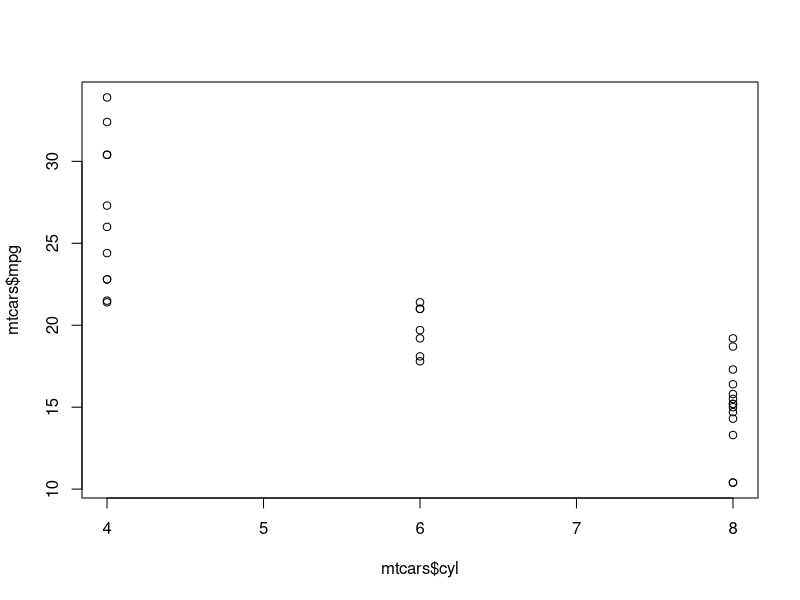
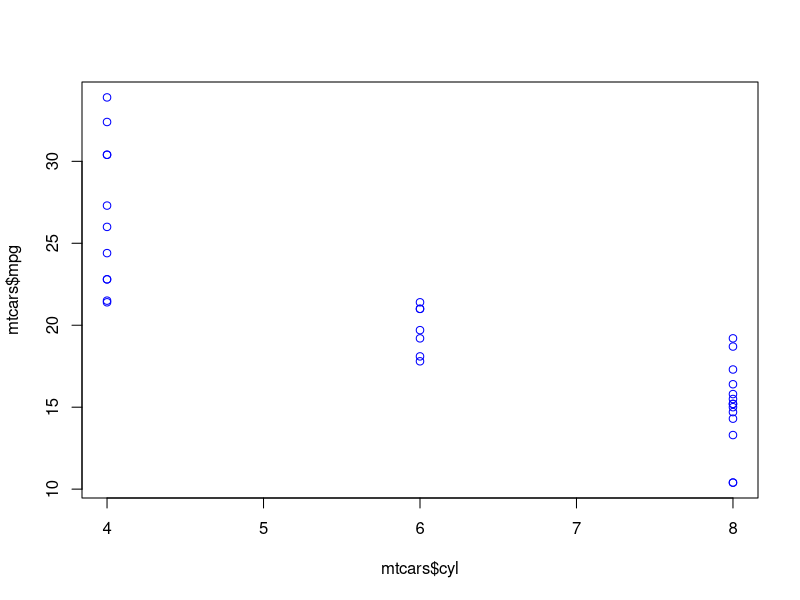
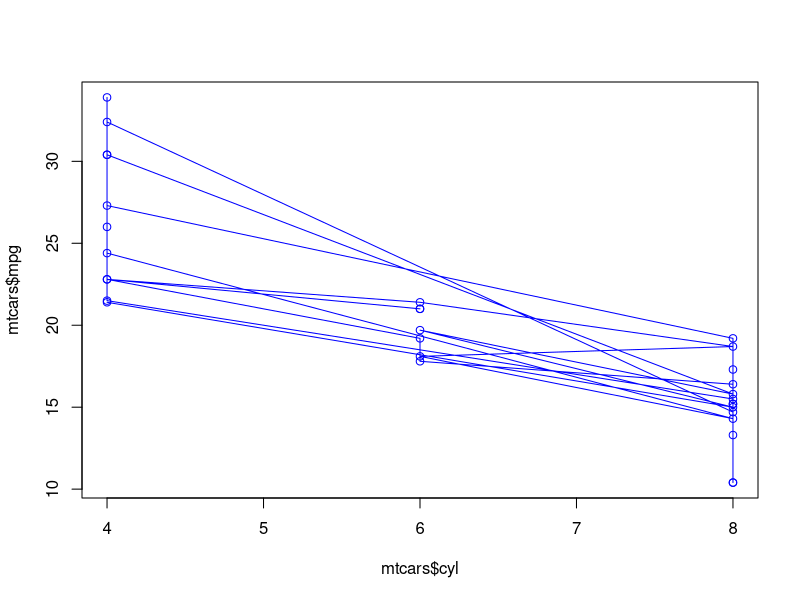
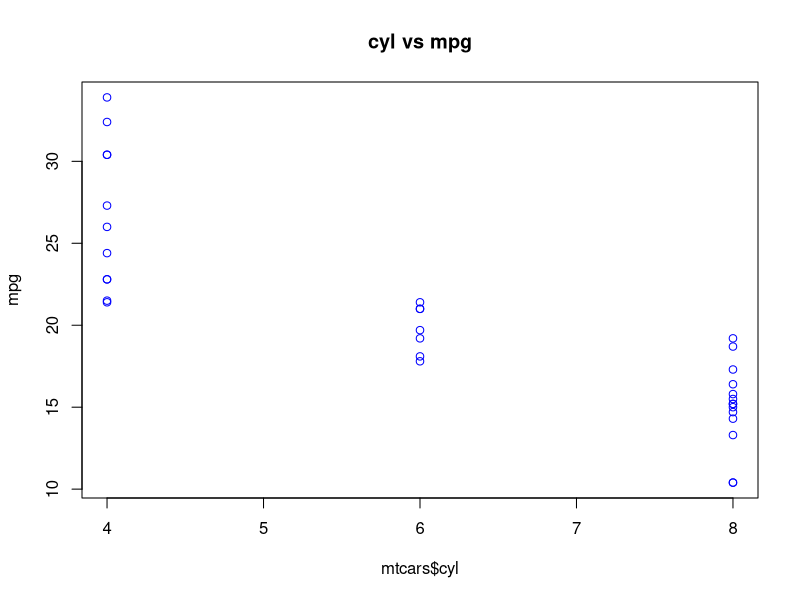
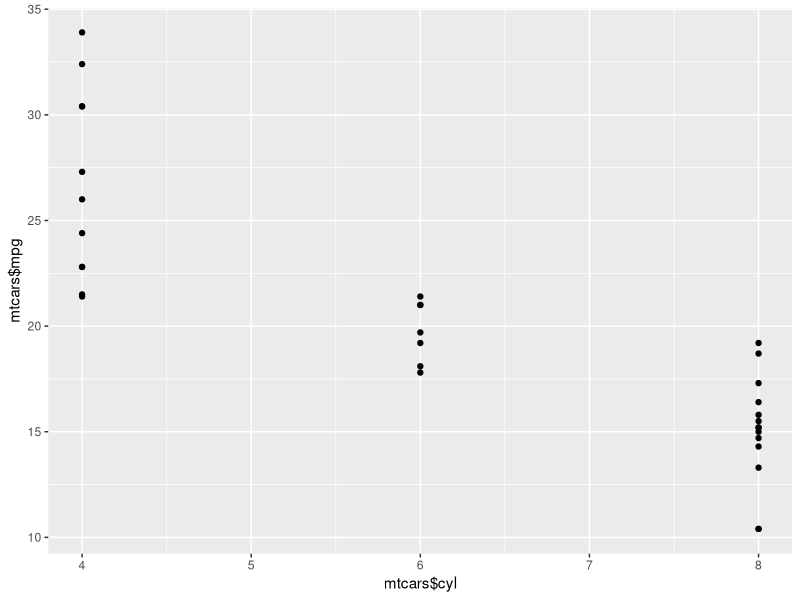
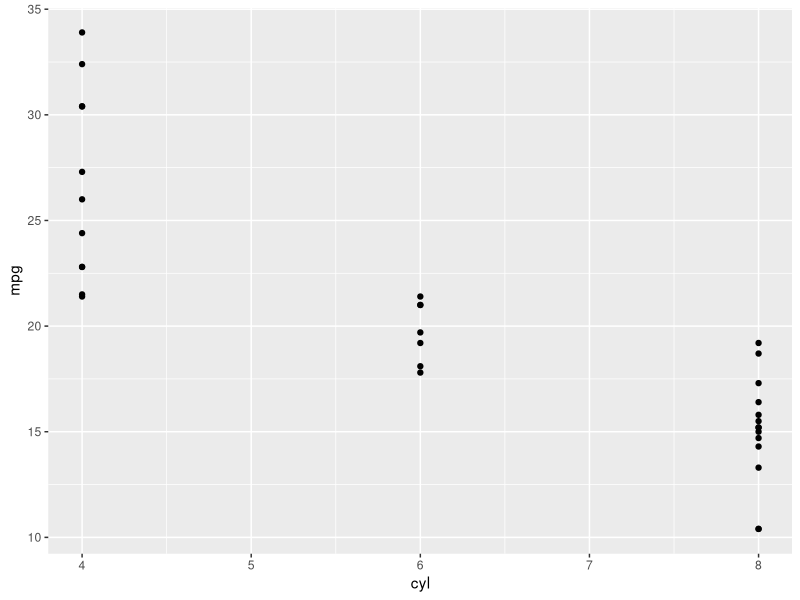
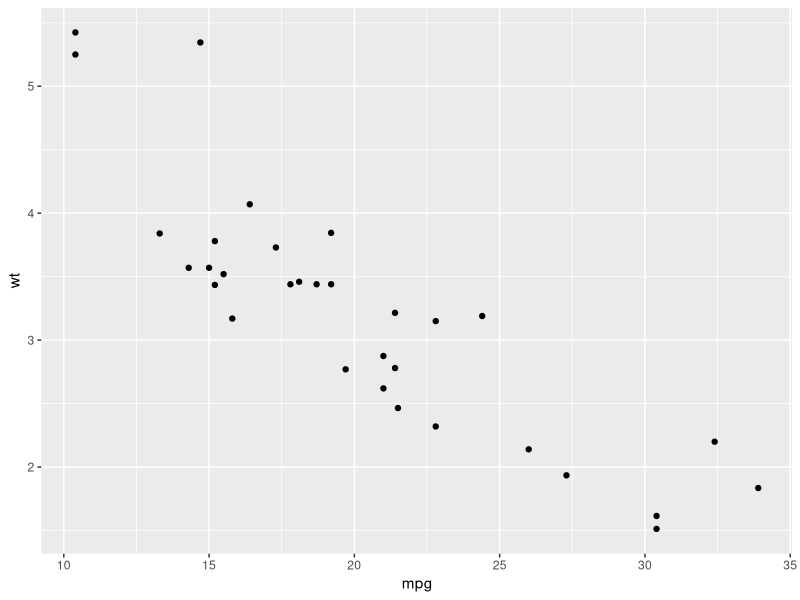
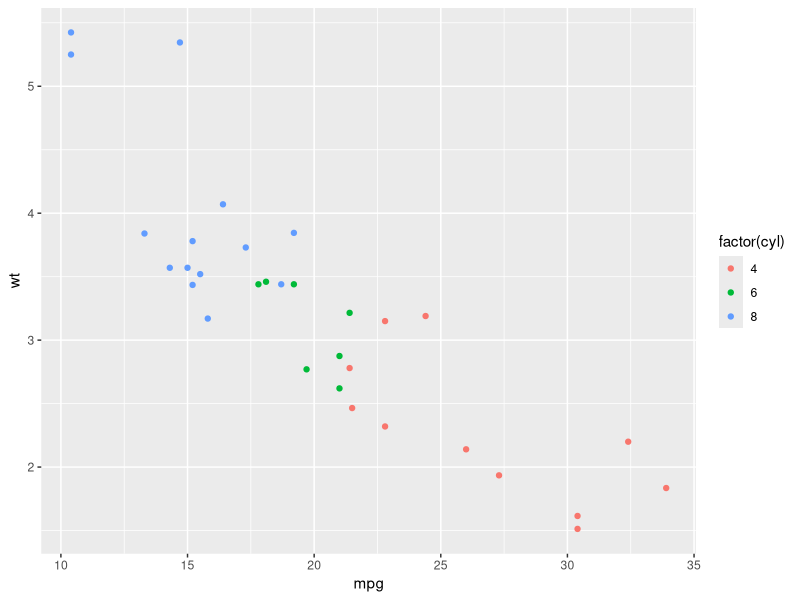

Here is the R script that generated these plots, in order:
#how to install ggplot2?
install.packages("ggplot2")
#how to load ggplot2?
library("ggplot2")
#dataset we are using: mt cars
mtcars
#simple plot in r, #mtcars
plot(mtcars$cyl,mtcars$mpg)
#customize a little, add some color
plot(mtcars$cyl,mtcars$mpg,col="blue")
#change the type!
plot(mtcars$cyl,mtcars$mpg,type="o",col="blue")
#add some more details 
plot(mtcars$cyl,mtcars$mpg,main="cyl vs mpg",ylab="mpg",col="blue")
#lets use ggplot2, start with qplot
qplot(mtcars$cyl,mtcars$mpg)
#or
qplot(cyl,mpg,data=mtcars)
#looks more modern, higher resolution and automatic labeling!
qplot(mpg,wt,data=mtcars)
#nicer distrubition of data between these variables
#lets customize a little bit!
qplot(mpg,wt,data=mtcars,color=factor(cyl)) #color argument is used to tell r we want to color points by groups
factor(mtcars$cyl)
#more customization
qplot(mpg,wt,data=mtcars,color=factor(cyl),geom=c("point"))
#add regression line using smooth in geom
qplot(mpg,wt,data=mtcars,color=factor(cyl),geom=c("point","smooth"))
#lets use ggplot()
ggplot() #must be of form dataframe, unlike qplot and plot()
ggplot(mtcars, aes(x = mpg, y = wt)) #just gives you the plot, where x and y is
ggplot(mtcars, aes(x = mpg, y = wt))+geom_point() #displays data as scatterplot
ggplot(mtcars, aes(x = mpg, y = wt))+geom_point()+stat_smooth() #adds regression lines
#lets customize it a little!
ggplot(mtcars,aes(x=mpg,y=wt,colour=hp))+geom_point()
mpg
#we can add gradient colors
g<-ggplot(mtcars,aes(x=mpg,y=wt,colour=hp))+geom_point()
g+scale_color_gradientn(colours = rainbow(2))
#use coloreful combinations to make vivid, clear and nice looking plots!
